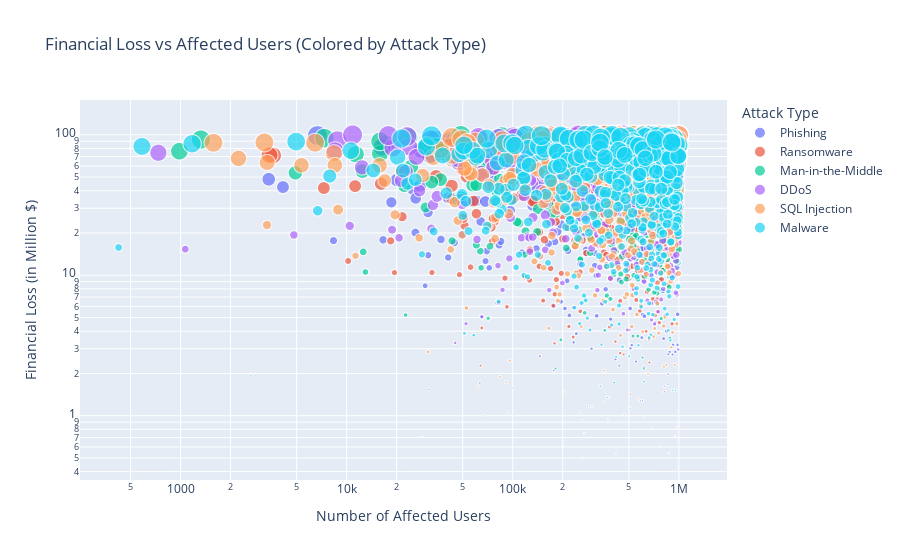

Notebook code for this chart:
### Markdown cell above
### Scatter plot - Financial Loss vs Affected Users

### Code cell
fig4 = px.scatter(
    df,
    x="Number of Affected Users",
    y="Financial Loss (in Million $)",
    color="Attack Type",
    size="Financial Loss (in Million $)",
    hover_name="Country",
    title="Financial Loss vs Affected Users (Colored by Attack Type)",
    log_x=True,  # log scale to handle large variation
    log_y=True
)

fig4.show()

### Figure 1 — Plotly figure (JSON) as saved in the notebook; plotly's stock layout.template omitted (floating-point values rounded to 4 significant figures; data arrays with more than 128 entries replaced by an {"elided": "..."} marker saying what was removed)
{"data": [{"hovertemplate": "<b>%{hovertext}</b><br><br>Attack Type=Phishing<br>Number of Affected Users=%{x}<br>Financial Loss (in Million $)=%{marker.size}<extra></extra>", "hovertext": {"elided": "529 str values"}, "legendgroup": "Phishing", "marker": {"color": "#636efa", "size": {"elided": "529 float values"}, "sizemode": "area", "sizeref": 0.25, "symbol": "circle"}, "mode": "markers", "name": "Phishing", "showlegend": true, "type": "scattergl", "x": {"elided": "529 int values"}, "xaxis": "x", "y": {"elided": "529 float values"}, "yaxis": "y"}, {"hovertemplate": "<b>%{hovertext}</b><br><br>Attack Type=Ransomware<br>Number of Affected Users=%{x}<br>Financial Loss (in Million $)=%{marker.size}<extra></extra>", "hovertext": {"elided": "493 str values"}, "legendgroup": "Ransomware", "marker": {"color": "#EF553B", "size": {"elided": "493 float values"}, "sizemode": "area", "sizeref": 0.25, "symbol": "circle"}, "mode": "markers", "name": "Ransomware", "showlegend": true, "type": "scattergl", "x": {"elided": "493 int values"}, "xaxis": "x", "y": {"elided": "493 float values"}, "yaxis": "y"}, {"hovertemplate": "<b>%{hovertext}</b><br><br>Attack Type=Man-in-the-Middle<br>Number of Affected Users=%{x}<br>Financial Loss (in Million $)=%{marker.size}<extra></extra>", "hovertext": {"elided": "459 str values"}, "legendgroup": "Man-in-the-Middle", "marker": {"color": "#00cc96", "size": {"elided": "459 float values"}, "sizemode": "area", "sizeref": 0.25, "symbol": "circle"}, "mode": "markers", "name": "Man-in-the-Middle", "showlegend": true, "type": "scattergl", "x": {"elided": "459 int values"}, "xaxis": "x", "y": {"elided": "459 float values"}, "yaxis": "y"}, {"hovertemplate": "<b>%{hovertext}</b><br><br>Attack Type=DDoS<br>Number of Affected Users=%{x}<br>Financial Loss (in Million $)=%{marker.size}<extra></extra>", "hovertext": {"elided": "531 str values"}, "legendgroup": "DDoS", "marker": {"color": "#ab63fa", "size": {"elided": "531 float values"}, "sizemode": "area", "sizeref": 0.25, "symbol": "circle"}, "mode": "markers", "name": "DDoS", "showlegend": true, "type": "scattergl", "x": {"elided": "531 int values"}, "xaxis": "x", "y": {"elided": "531 float values"}, "yaxis": "y"}, {"hovertemplate": "<b>%{hovertext}</b><br><br>Attack Type=SQL Injection<br>Number of Affected Users=%{x}<br>Financial Loss (in Million $)=%{marker.size}<extra></extra>", "hovertext": {"elided": "503 str values"}, "legendgroup": "SQL Injection", "marker": {"color": "#FFA15A", "size": {"elided": "503 float values"}, "sizemode": "area", "sizeref": 0.25, "symbol": "circle"}, "mode": "markers", "name": "SQL Injection", "showlegend": true, "type": "scattergl", "x": {"elided": "503 int values"}, "xaxis": "x", "y": {"elided": "503 float values"}, "yaxis": "y"}, {"hovertemplate": "<b>%{hovertext}</b><br><br>Attack Type=Malware<br>Number of Affected Users=%{x}<br>Financial Loss (in Million $)=%{marker.size}<extra></extra>", "hovertext": {"elided": "485 str values"}, "legendgroup": "Malware", "marker": {"color": "#19d3f3", "size": {"elided": "485 float values"}, "sizemode": "area", "sizeref": 0.25, "symbol": "circle"}, "mode": "markers", "name": "Malware", "showlegend": true, "type": "scattergl", "x": {"elided": "485 int values"}, "xaxis": "x", "y": {"elided": "485 float values"}, "yaxis": "y"}], "layout": {"legend": {"itemsizing": "constant", "title": {"text": "Attack Type"}, "tracegroupgap": 0}, "title": {"text": "Financial Loss vs Affected Users (Colored by Attack Type)"}, "xaxis": {"anchor": "y", "domain": [0, 1], "title": {"text": "Number of Affected Users"}, "type": "log"}, "yaxis": {"anchor": "x", "domain": [0, 1], "title": {"text": "Financial Loss (in Million $)"}, "type": "log"}}}
